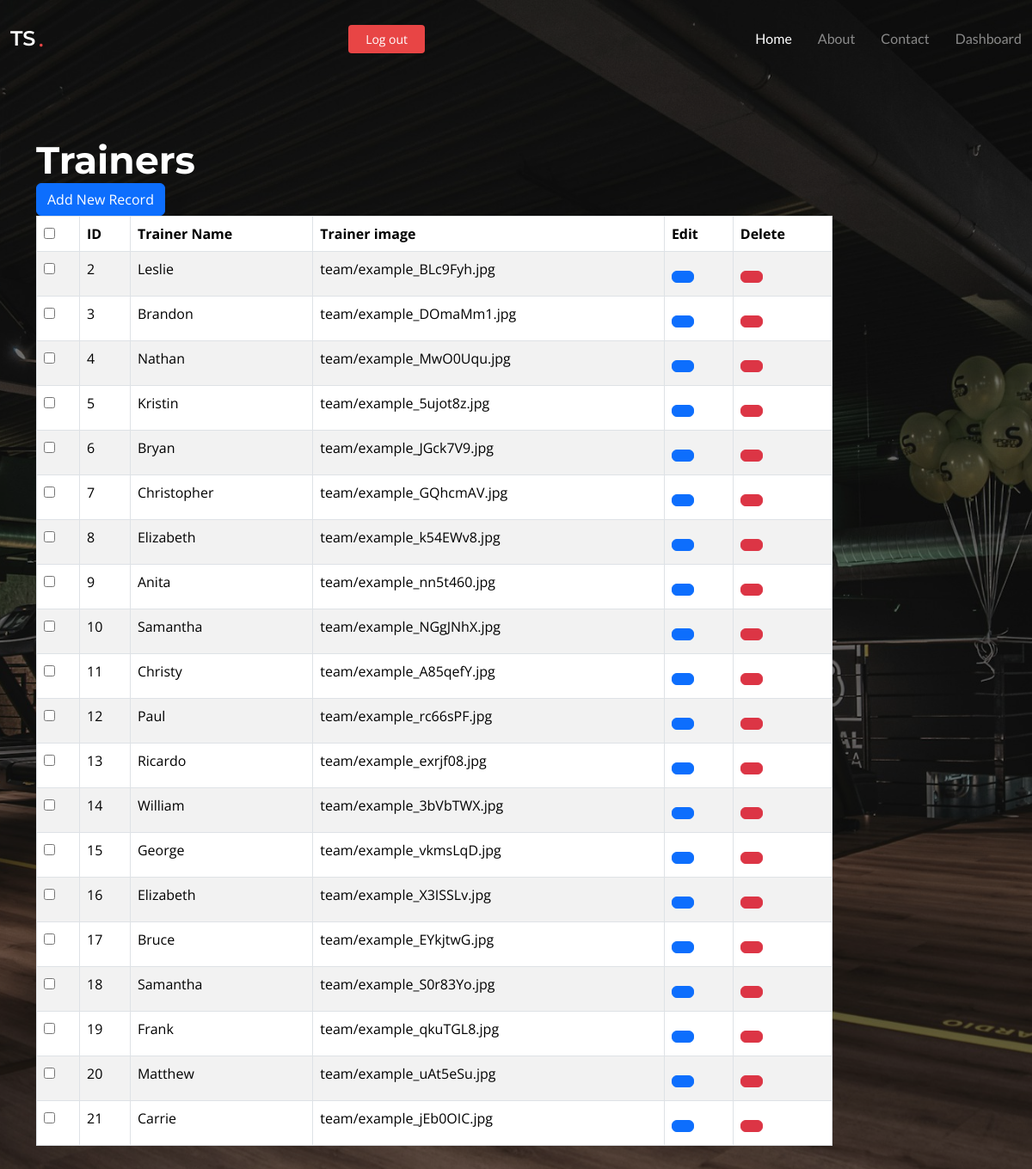
Screenshot of /trener_list with the database file from the repository.
### teretana/models.py (models this page shows, shortened)
class Trener(models.Model):
    ime=models.CharField(max_length=150)
    image=models.ImageField(upload_to='team/', default=None)

### teretana/views.py (the view)
# urls.py: path('trener_list',TrenerList.as_view(), name='trener_list'),
class TrenerList(ListView):
    model = Trener
    template_name = "main/trener_list.html"

### teretana/templates/main/trener_list.html (shortened to what this page needs)
{% extends "adminbase.html" %}
{% block head %}
 <div class="col-md-12">
        <h2>Trainers</h2> <span><a href="/addnewtrener" class="btn btn-primary">Add New Record</a></span>
        <div class="table-responsive">
  <table id="bootstrapdatatable" class="table table-striped table-bordered" width="100%">
            <thead>
                <th><input type="checkbox" id="checkall" /></th>
                <th>ID</th>
                <th>Trainer Name</th>
                <th>Trainer image</th>
                <th>Edit</th>
                <th>Delete</th>
             </thead>
   <tbody>
   {% for t in object_list %}
    <tr>
     <td><input type="checkbox" class="checkthis" /></td>
     <td>{{ t.id }}</td>
     <td>{{ t.ime }}</td>
     <td>{{ t.image }}</td>
     <td><p data-placement="top" data-toggle="tooltip" title="Edit"><a href="/updatetrener/{{ t.id }}" class="btn btn-primary btn-xs" data-title="Edit" data-toggle="modal" data-target="#updatetrener" ></a></p></td>
     <td><p data-placement="top" data-toggle="tooltip" title="Delete"><a href="/deletetrener/{{ t.id }}" class="btn btn-danger btn-xs" data-title="Delete" data-toggle="modal" data-target="#deletetrener" ></a></p></td>
    </tr>
   {% endfor %}
   </tbody>
  </table>
        </div>
    </div>
{% endblock head %}

### static/assets/css/main.css (style rules this page uses)
:root { --default-font: "Open Sans", system-ui, -apple-system, "Segoe UI", Roboto, "Helvetica Neue", Arial, "Noto Sans", "Liberation Sans", sans-serif, "Apple Color Emoji", "Segoe UI Emoji", "Segoe UI Symbol", "Noto Color Emoji"; --heading-font: "Montserrat", sans-serif; --nav-font: "Lato", sans-serif; }
:root { --background-color: #ffffff; --background-color-rgb: 255, 255, 255; --default-color: #212529; --default-color-rgb: 33, 37, 41; --accent-color: #e84545; --accent-color-rgb: 232, 69, 69; --heading-color: #32353a; --heading-color-rgb: 50, 53, 58; --contrast-color: #ffffff; --contrast-color-rgb: 255, 255, 255; }
:root { --nav-color: #3a3939; --nav-hover-color: #e84545; --nav-dropdown-color: #3a3939; --nav-dropdown-hover-color: #e84545; --nav-dropdown-background-color: #ffffff; }
:root { scroll-behavior: smooth; }
body { color: var(--default-color); background-color: var(--background-color); font-family: var(--default-font); }
a { color: var(--accent-color); text-decoration: none; transition: 0.3s; }
h1, h2, h3, h4, h5, h6 { color: var(--heading-color); font-family: var(--heading-font); }
.hero h2 { color: var(--contrast-color); margin: 0; font-size: 44px; font-weight: 700; }
.hero p { color: rgba(var(--default-color-rgb), 0.8); margin: 5px 0 0 0; font-size: 20px; }

### rows the page displays
Trener: id "2", ime "Leslie", image "team/example_BLc9Fyh.jpg"
Trener: id "3", ime "Brandon", image "team/example_DOmaMm1.jpg"
Trener: id "4", ime "Nathan", image "team/example_MwO0Uqu.jpg"
Trener: id "5", ime "Kristin", image "team/example_5ujot8z.jpg"
Trener: id "6", ime "Bryan", image "team/example_JGck7V9.jpg"
Trener: id "7", ime "Christopher", image "team/example_GQhcmAV.jpg"
Trener: id "8", ime "Elizabeth", image "team/example_k54EWv8.jpg"
Trener: id "9", ime "Anita", image "team/example_nn5t460.jpg"
Trener: id "10", ime "Samantha", image "team/example_NGgJNhX.jpg"
Trener: id "11", ime "Christy", image "team/example_A85qefY.jpg"
Trener: id "12", ime "Paul", image "team/example_rc66sPF.jpg"
Trener: id "13", ime "Ricardo", image "team/example_exrjf08.jpg"
Trener: id "14", ime "William", image "team/example_3bVbTWX.jpg"
Trener: id "15", ime "George", image "team/example_vkmsLqD.jpg"
Trener: id "16", ime "Elizabeth", image "team/example_X3ISSLv.jpg"
Trener: id "17", ime "Bruce", image "team/example_EYkjtwG.jpg"
Trener: id "18", ime "Samantha", image "team/example_S0r83Yo.jpg"
Trener: id "19", ime "Frank", image "team/example_qkuTGL8.jpg"
Trener: id "20", ime "Matthew", image "team/example_uAt5eSu.jpg"
Trener: id "21", ime "Carrie", image "team/example_jEb0OIC.jpg"
